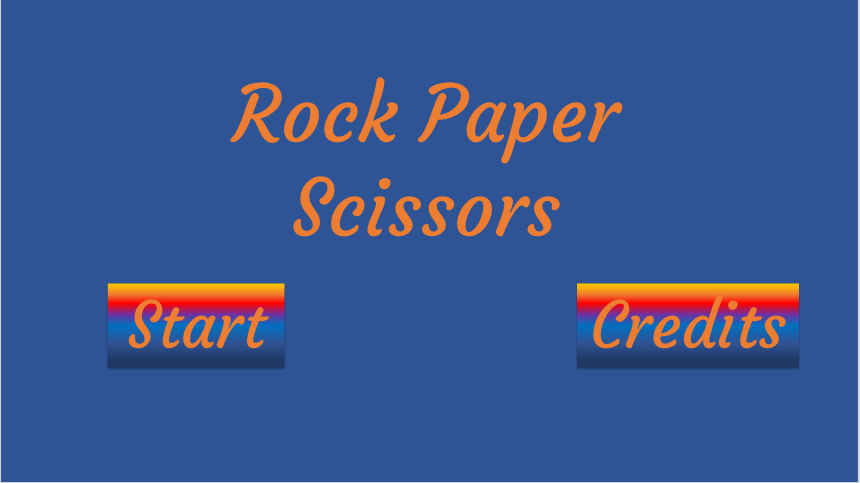
//> input picture images/menu/MenuStart.png, 860 x 483 px
$ ./main   (built with g++ and OpenCV 4)
//> lines starting //> are read from the running program, lines starting //| are printed output that depends on the picture; after the words box and inside, x2 and y2 are one past the last pixel; in counts of white or black regions, pixels touching at a corner belong together
//> in menu, screen is the input picture: 483 rows x 860 cols, CV_8UC3; mean B, G, R 142.7, 86.2, 60.3
### src/RPS.h
//
//  RPS.h
//  RockPaperScissors
//
//  Created by Alejandro Santacoloma on 4/16/17.
//  Copyright © 2017 Alejandro Santacoloma. All rights reserved.
//

#ifndef RPS_h
#define RPS_h

void select(int cursor, Mat screen);

int menu(string filename,bool cursorexist);

void thresh(string basename, string handname);

int imgtest(String testhand, String userhand, bool righthand);

void Vertblock(Mat screen, int startx, int starty);

void Horiblock(Mat screen, int startx, int starty);

void screentext(Mat screen, int casetype);

void waitgo(Mat screen,int xstart,int ystart, bool go);

#endif /* RPS_h */

### src/ron.h
//
//  Ron.h
//  facetest
//
//  Created by Alejandro Santacoloma on 4/1/17.
//  Copyright © 2017 Alejandro Santacoloma. All rights reserved.
//

#ifndef Ron_h
#define Ron_h
#include <string>
#include <stdlib.h>
#include <time.h>
#include <stdio.h>

using namespace std;
using namespace cv;


class Ron
{
  private:
      std::string ronsmood;
  public:
      Ron();
      void mood(int outcome);
      void shakeHand(int handout);
};
Ron::Ron()
{

}
// [104 lines left out: functions mood, shakeHand, not called in this run]


#endif /* Ron_h */

### src/main.cpp
//Main program to run rockpaper scissor program using opencv files
//program utilizes image thresholding and image processing
//to identify hand signs thrown by user

#include <opencv2/opencv.hpp>
#include <iostream>
#include <stdio.h>
#include <opencv2/core.hpp>
#include <opencv2/imgproc.hpp>
#include <opencv2/highgui.hpp>
#include <string>
#include <array>
#include <stdlib.h>
#include <time.h>
#include <stdio.h>
#include <vector>
#include "ron.h"
#include "RPS.h"

using namespace cv;
using namespace std;

//functions

//function to use a cursor in option selection menu
void select(int cursor, Mat screen)
{
//> called with cursor = 0

    Vec3b marker = screen.at<Vec3b>(Point(0,0));//BGR color code
//> marker = [209, 209, 209]
    marker[0] = 0;
//> marker = [0, 209, 209]
    marker[1] = 0;
//> marker = [0, 0, 209]
    marker[2] = 0;
//> marker = [0, 0, 0]


    Vec3b color = screen.at<Vec3b>(Point(0,0));//BGR color code
//> color = [209, 209, 209]
    color[0] = 0;
//> color = [0, 209, 209]
    color[1] = 0;
//> color = [0, 0, 209]
    color[2] = 0;
//> color = [0, 0, 0]

    //Initialization of start position for cursor
    int starty = 0;
    int startx = 0;

    if(cursor == 0)
    {
        starty = 330;
        startx = 90;
    }
    if(cursor == 1)
    {
        starty = 330;
        startx = 555;
    }

    int i = 10;
    //for loop to make cursor triangle
    for(int x = startx-20; x < startx  + 10; x++)
    {

        for(int y = starty-20 - i ; y < starty + 20 +i; y++)
        {
            screen.at<Vec3b>(Point(x,y)) = color;

        }
        i--;
    }
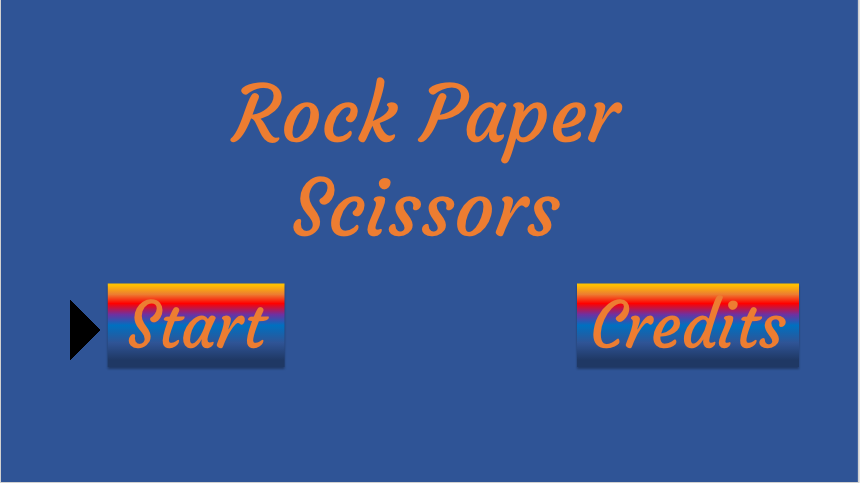
//> screen: 483 rows x 860 cols, CV_8UC3; 0.22% of pixels changed, all inside (x1, y1, x2, y2) = (70, 300, 100, 360)
//> after the loop, i = -20
    //for loop to make cursor tail
    for(int x = startx - 45; x< startx -20; x++)
    {
        for (int y = starty - 10; y < starty +10; y++)
        {
            screen.at<Vec3b>(Point(x,y)) = color;
        }
    }
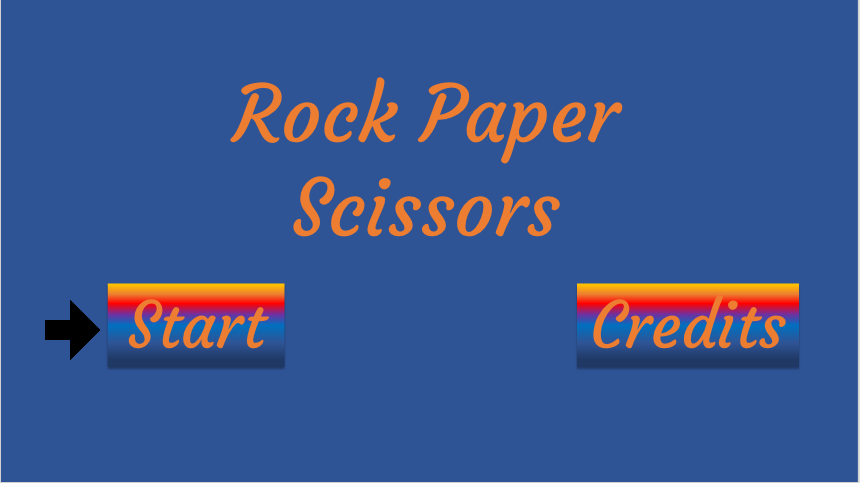
//> screen: 483 rows x 860 cols, CV_8UC3; 0.12% of pixels changed, all inside (x1, y1, x2, y2) = (45, 320, 70, 340)

}

int menu(string filename,bool cursorexist)
{
    //valid filenames for this method: Menustart MenuCredits MenuFun MenuDone MenuLR MenuAgain

    bool done = false;
    int Uinput;
    Mat screen;

    //numeric value when key is pressed during waitKey()
    const int left = 2;
    const int right = 3;
    const int enter = 13;


    int cursor = 0;

    if (cursorexist == true)//menu images that require cursor use
    {
        while(done == false)//while loop runs until user selects a choice
        {
            screen = imread(filename);
            select(cursor,screen);
            imshow("Menu", screen);
            Uinput = waitKey(30);
//> the Esc key is pressed


            //if statement to move cursor left and right on menu
            if(Uinput == left && cursor != 0)
            {
                cursor = 0;
            }
            if(Uinput == right && cursor != 1)
            {
                cursor = 1;
            }
            if(Uinput == enter)
            {
                done = true;
            }
        }
    }
    else // menu images with no cursor option
    {
        //plays credits, group photo of team, and final image
        string credits[3] = {"MenuCredits.png","Group.png","MenuDone.png"};
        for(int i = 0; i < 3; i++)
        {
            screen = imread(credits[i]);
            imshow("Menu", screen);
            waitKey(3000);
        }
        return cursor;
    }
    return cursor;
}


//threshold function, generates binary images of photos taken by camera
// [267 lines left out: functions thresh, imgtest, Vertblock, Horiblock, screentext, not called in this run]


//Function to draw a Red Square to let user know the timer has not started
void waitgo(Mat screen,int xstart,int ystart, bool go)
{
    Vec3b GREEN = screen.at<Vec3b>(Point(0,0));
    GREEN[0] = 0;
    GREEN[1] = 255;
    GREEN[2] = 0;

    Vec3b RED = screen.at<Vec3b>(Point(0,0));
    RED[0] = 0;
    RED[1] = 0;
    RED[2] = 255;

    if(go == true)
    {
        for(int x = xstart; x<= xstart + 100; x++)
        {
            for(int y = ystart; y <= ystart + 100; y++)
            {
                screen.at<Vec3b>(Point(x,y)) = GREEN;
            }
        }
    }
    else if(go != true)
    {
        //Nested for loop to draw a Red Square to let user know the timer has not started
        for(int x = xstart; x<= xstart + 100; x++)
        {
            for(int y = ystart; y <= ystart + 100; y++)
            {
                screen.at<Vec3b>(Point(x,y)) = RED;
            }
        }
    }


}

//                  _
//  _ __ ___   __ _(_)_ __
// | '_ ` _ \ / _` | | '_ \
// | | | | | | (_| | | | | |
// |_| |_| |_|\__,_|_|_| |_|


int main(int, char**)
{

    // Memory memo = *new Memory();


    bool righthand = false;


    //call on menu for game
    int choice;
    choice = menu("MenuStart.png",true);

    if (choice == 1)
    {
        menu("MenuCredits.png",false);
        return 0;
    }
    else
    {
        choice = menu("MenuLR.png",true);
//> call 2 of menu, with filename = "MenuLR.png", cursorexist = true
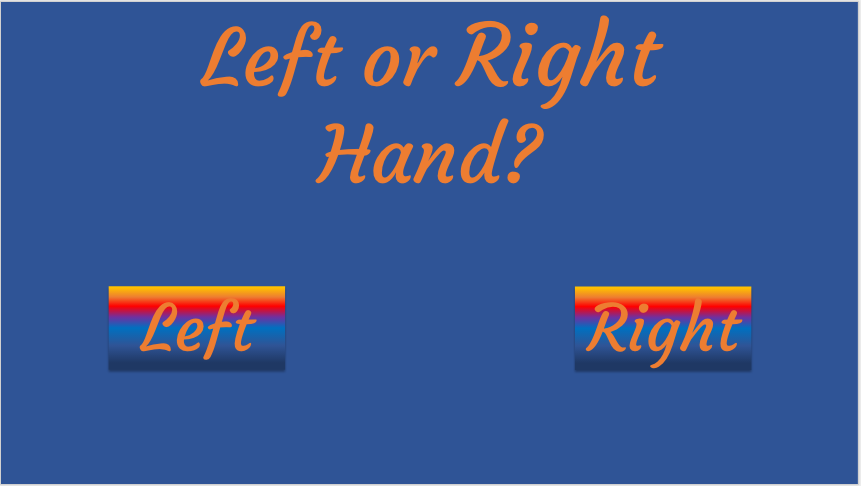
//> input picture images/menu/MenuLR.png, 861 x 486 px
//> in menu, screen is the input picture: 486 rows x 861 cols, CV_8UC3; mean B, G, R 143.5, 87.4, 61.4
//> call 2 of select, with cursor = 0
//> in select (call 2), `Vec3b marker = screen.at<Vec3b>(Point(0,0));`: marker = [231, 231, 231]
//> in select (call 2), `marker[0] = 0;`: marker = [0, 231, 231]
//> in select (call 2), `marker[1] = 0;`: marker = [0, 0, 231]
//> in select (call 2), `marker[2] = 0;`: marker = [0, 0, 0]
//> in select (call 2), `Vec3b color = screen.at<Vec3b>(Point(0,0));`: color = [231, 231, 231]
//> in select (call 2), `color[0] = 0;`: color = [0, 231, 231]
//> in select (call 2), `color[1] = 0;`: color = [0, 0, 231]
//> in select (call 2), `color[2] = 0;`: color = [0, 0, 0]
//> after the loop in select (call 2), `for(int x = startx-20; x < startx  + 10; x++)`:
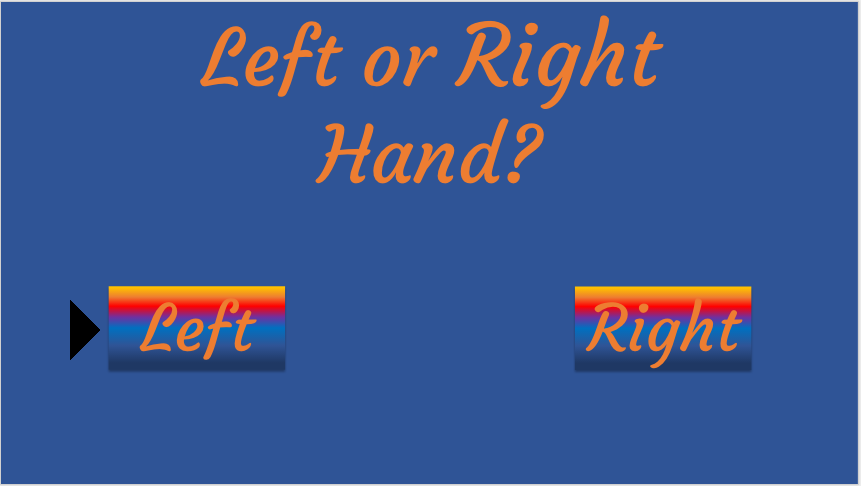
//> screen: 486 rows x 861 cols, CV_8UC3; 0.22% of pixels changed, all inside (x1, y1, x2, y2) = (70, 300, 100, 360)
//> after the loop in select (call 2), `for(int x = startx-20; x < startx  + 10; x++)`: i = -20
//> after the loop in select (call 2), `for(int x = startx - 45; x< startx -20; x++)`:
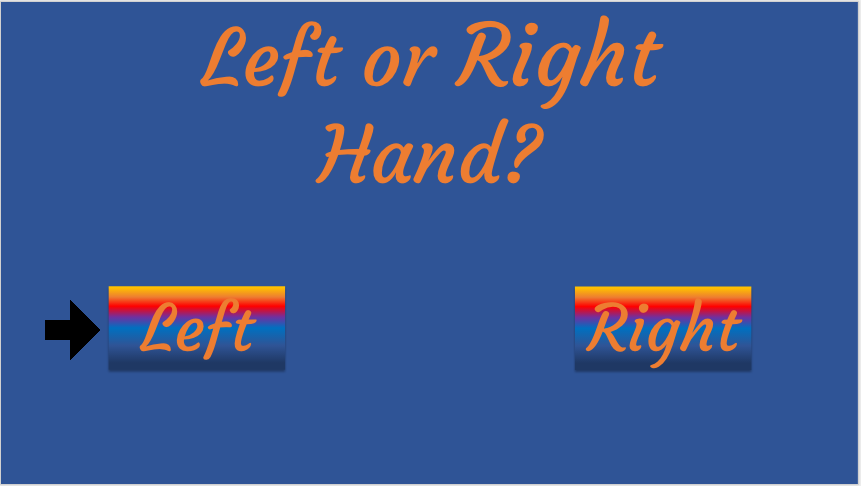
//> screen: 486 rows x 861 cols, CV_8UC3; 0.12% of pixels changed, all inside (x1, y1, x2, y2) = (45, 320, 70, 340)
//> the space key is pressed
        if(choice == 0)
        {
            righthand = false;
        }
        else
        {
            righthand = true;
        }
    }


    int Uinput = -1;

    Ron Ron;
    Mat img;
    int w = 800;

    Mat frame;
    Mat cropframe;


    //--- INITIALIZE VIDEOCAPTURE
    VideoCapture cap;
    // open the default camera using default API
    cap.open(0);
    // OR advance usage: select any API backend
    int deviceID = 0;             // 0 = open default camera
    int apiID = cv::CAP_ANY;      // 0 = autodetect default API
    // open selected camera using selected API
    cap.open(deviceID + apiID);
    // check if we succeeded


    int timer = 0;

    if (!cap.isOpened())
    {
        cerr << "ERROR! Unable to open camera\n";
        return -1;
    }
    //int i = 0;

    //--- GRAB AND WRITE LOOP
    cout << "Live Video now running" << "\n";

    //for (;;)

    int ready = 0;


    //cout<<getBuildInformation();
    int errorcount = 0;

    for(int i = 0; i < 110; i++)
    {
        // wait for a new frame from camera and store it into 'frame'
        cap.read(frame); //frame is a 640 by 480 pixel image
        // check if we succeeded


        if(errorcount >9)
        {
            cout<<"error timeout";
            return -1;
        }

        if (frame.empty())
        {
            cerr << "ERROR! blank frame grabbed\n";
            errorcount++;
            cout<<errorcount<<endl;
            continue;
            //break;
        }
        flip(frame, frame, 1);//flip frame so it is not a mirror


        rectangle(frame,
                  Point( (w/4)-5, (w/4)-5 ),
                  Point( (w/2)+5, (w/2)+5),
                  Scalar( 255, 255 - i * 1.78, 255),
                  5,
                  LINE_8);
        // create a target in the image for user hand


        //if statements for timer
        // every 33 frames is one second
        // total loop is ~ 4.29 seconds
        if(i < 1 )
        {
            waitgo(frame,0,0, false);
        }
        else if(i >= 1 && i < 33)
        {
            screentext(frame,3);
        }
        else if(i >=33 && i < 66)
        {
            screentext(frame,2);
        }
        else if(i >=66 && i < 99)
        {
            screentext(frame,1);
        }
        else if(i >=99)
        {
            screentext(frame,0);
        }


        // if statement to save image of hand
        if(i == 105)
        {
            try
            {
                imwrite("imtest.jpg", frame);

                //Rect myROI(200, 200, 200, 200);
                Rect myROI(200, 200, 200, 200);

                cropframe = frame(myROI);

                imwrite("imtestcrop.jpg", cropframe);

                frame.deallocate();
                destroyAllWindows();
                //cap.release();

                break;
            }
            catch(...)
            {
                // cout << "An exception occured\n"; debug comment
                break;
            }


        }


        //window is originally 640 by 480 pixels before resized
        resize(frame, frame, cv::Size(frame.cols * 1.4,frame.rows * 1.4), 0, 0, CV_INTER_LINEAR);
        // show game screen and wait for a key with timeout long enough to show images
        imshow("GAME ON", frame);
        Uinput = waitKey(30);
        timer++;
        // cout<<Uinput<<"\n";


        //if statements for user
        if(Uinput == 32 && ready == 0) //user hit space key letting program know it is ready to start game
        {
            cout <<"getting base image\n";
            imwrite("imtestbase.jpg", frame);

            Rect myROI(200*1.4, 200*1.4, 200, 200);

            cropframe = frame(myROI);//cropped to 200 by 200 pixel image

            imwrite("imtestbasecrop.jpg", cropframe); //saves a base image of users shirt
            // to help detect hand in later image.

            ready = 1; //prevents user from restarting game after stating user was ready
        }

        // if user has not stated that he/she is ready, reset i in order to prevent loop from ending
        if(ready == 0)
        {
            i = -1;
        }

    }

    //image comparison starts
    string basefile = "imtestbasecrop.jpg";
    string handfile = "imtestcrop.jpg";

    thresh(basefile, handfile); //run image threshold of base image and hand thrown image


    //when mid is included, rock and mid get confused,
    //may need to make a finger counter and other feature finder functions

    //    int range = 19;
    //    string namelist [19] =
    //    {
    //
    //        "rock0.jpg",    "rock1.jpg",    "rock2.jpg",                               //0->2   case 0
    //        "paper0.jpg",   "paper1.jpg",   "paper2.jpg" , "paper3.jpg","paper4.jpg",  //3->7   case 1
    //        "scissor0.jpg", "scissor1.jpg", "scissor2.jpg",                            //8->10  case 2
    //        "blank.jpg",                                                               //11->14 case 3
    //        "high0.jpg",    "high1.jpg",    "high2.jpg",                               //15->17 case 4
    //        "mid0.jpg",     "mid1.jpg",     "mid2.jpg",   "mid3.jpg",                  //18->18 case 5
    //
    //    };


    //call test image function
    //array of strings with filenames in each index
    int range = 14;
    string namelist [14] = {
        "rock0.jpg",    "rock1.jpg",    "rock2.jpg",
        "paper0.jpg",   "paper1.jpg",   "paper2.jpg" ,  "paper3.jpg",  "paper4.jpg",
        "scissor0.jpg", "scissor1.jpg", "scissor2.jpg", "scissor3.jpg","scissor4.jpg",
        "blank.jpg"
    };


    int testtype = -1;
    int result = -1;
    int bestresult =10000000;
    string ufile = "binarytest.jpg";


    for(int ii = 0; ii < range; ii++)
    {
        string tfile = namelist[ii];
        result = imgtest(tfile, ufile,righthand);

        if(result<bestresult)
        {
            bestresult = result;
            testtype = ii;//stores which scenario is best
        }

    }


    //Certain is a variable to store what percentage the program is sure tha the user image matches a test image
    double certain = 100 - (bestresult/40000.0)*100;

    cout<<"best hand was "<< namelist[testtype] <<", I am "<<certain<< "% sure"<<"\n";


    string handoptions[6] = {"rock", "paper", "scissors","blank","high-five","flip off"};

    int userhand;

    if(testtype <=2)
    {
        userhand = 0;
    }
    else if(testtype <=7 && testtype>=3)
    {
        userhand = 1;

    }
    else if(testtype <=10 && testtype>=8)
    {
        userhand = 2;

    }
    else if(testtype <=14 && testtype>=11)
    {
        userhand = 3;

    }
    else if(testtype <=17 && testtype>=15)
    {
        userhand = 4;

    }
    else if(testtype >=18)
    {
        userhand = 5;

    }


    int uwin; // initialize uwin variable, stores outcomu


    srand(timer);
    int computerdecision = rand() % 3;


    cout << "The computer throws " << handoptions[computerdecision] << "\nUser threw "<< handoptions[userhand] << endl;


    // [9 lines of commented-out code are left out]
    if(userhand == 0 && computerdecision == 2  )
    {
        uwin = 0;
    }
    else if(userhand == 1 && computerdecision == 0  )
    {
        uwin = 0;
    }
    else if(userhand == 2 && computerdecision == 1 )
    {
        uwin = 0;
    }
    else if(userhand == computerdecision)
    {
        uwin = 1;
    }
    else if(userhand == 3)
    {
        uwin = 3;
    }
    else if(userhand == 4)
    {
        uwin = 4;
    }
    else
    {
        uwin = 2;
    }

    //ron hand animation
    //ronshake(computerdecision);

    Ron.shakeHand(computerdecision);


    //ronmood animation

    Ron.mood(uwin);

    // [10 lines of commented-out code are left out]
    if (uwin == 0)
    {
        cout<<"user wins!\n";
    }
    else if (uwin == 1)
    {
        cout<<"tie!\n";
    }
    else if (uwin == 2)
    {
        cout<<"computer wins!\n";
    }
    else if (uwin == 3)
    {
        cout<<"... Did you even try?\n";

    }
    else if (uwin == 4)
    {
        //randomly generate options to say for easter eggs
        cout<<"Stop trying to high five me and lets play dude\n";
        cout<<"If I wanted to be your friend I would have asked by now, stop high fiving me and lets play\n";
        cout<<"Not sure whether you just tried to badly cover the camera or if you tried to high five me...\n"<<"either way, stop it!";
    }
    else if (uwin == 5)
    {
        cout<<"... Did you just flip me off?\n";
        cout<<"not cool dude\n";
    }

    //call on menu functions
    menu("MenuFun.png", true);
    menu("MenuDone.png",false);


    // close windows and deinitialize
    try
    {
        frame.deallocate();
        destroyAllWindows();
        cap.release();
    }
    catch(...)
    {
        // cout << "An exception occured\n"; debug comment
    }

    return 0;
}


//                  _          __                   _
//    ___ _ __   __| |   ___  / _|  _ __ ___   __ _(_)_ __
//   / _ \ '_ \ / _` |  / _ \| |_  | '_ ` _ \ / _` | | '_ \
//  |  __/ | | | (_| | | (_) |  _| | | | | | | (_| | | | | |
//   \___|_| |_|\__,_|  \___/|_|   |_| |_| |_|\__,_|_|_| |_|
//

//___________________________________
//< check out our kickstarter for dlc >
//-----------------------------------
//  \   ^__^
//   \  (oo)\_______
//      (__)\       )\/\
//          ||----w |
//          ||     ||
